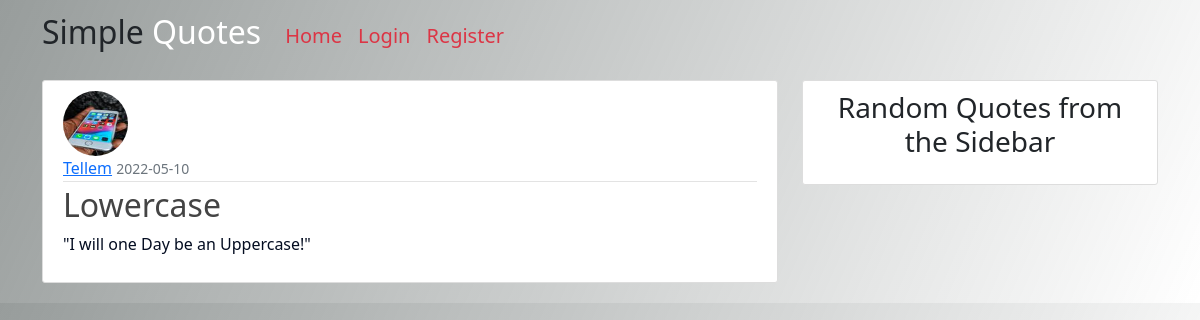
/post/18, run on an earlier commit of the app's database.
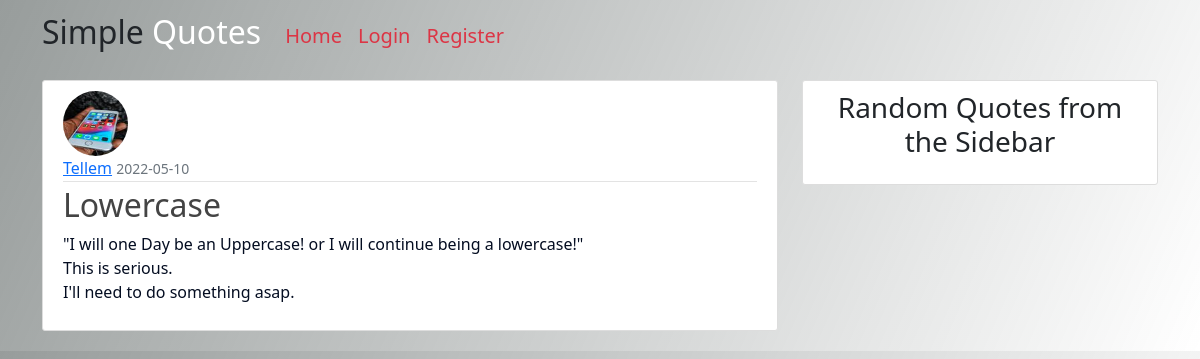
And on a later commit of the database.
### app/models.py (models this page shows, shortened)
class Post(db.Model):
    id = db.Column(db.Integer, primary_key=True)
    title = db.Column(db.String(100), nullable=False)
    date_posted = db.Column(db.DateTime, nullable=False, default=datetime.utcnow)
    content = db.Column(db.Text, nullable=False)
    user_id = db.Column(db.Integer, db.ForeignKey('user.id'), nullable=False)

### app/posts/routes.py (the view)
@posts.route("/post/<int:post_id>")
def post(post_id):
    post = Post.query.get_or_404(post_id)
    return render_template('post.html', title=post.title, post=post)

### app/templates/post.html (shortened to what this page needs)
{% extends "layout.html" %}
{% block content %}
  <article class="media content-section">
    <img class="rounded-circle article-img" src="{{ url_for('static', filename='profile_pics/' + post.author.image_file) }}">
    <div class="media-body">
      <div class="article-metadata">
        <a class="mr-2" href="{{ url_for('users.user_posts', username=post.author.username)  }}">{{ post.author.username }}</a>
        <small class="text-muted">{{ post.date_posted.strftime('%Y-%m-%d') }}</small>
      </div>
      <h2 class="article-title">{{ post.title }}</h2>
      <p class="article-content">{{ post.content }}</p>
    </div>
  </article>
{% endblock content %}

What changed in the data, as far as the page shows it:
changed Post "Lowercase": content "\"I will one Day be an Uppercase!\"" → "\"I will one Day be an Uppercase! or I will continue being a lowercase!\" This is serious. I'll need to do something asap."
